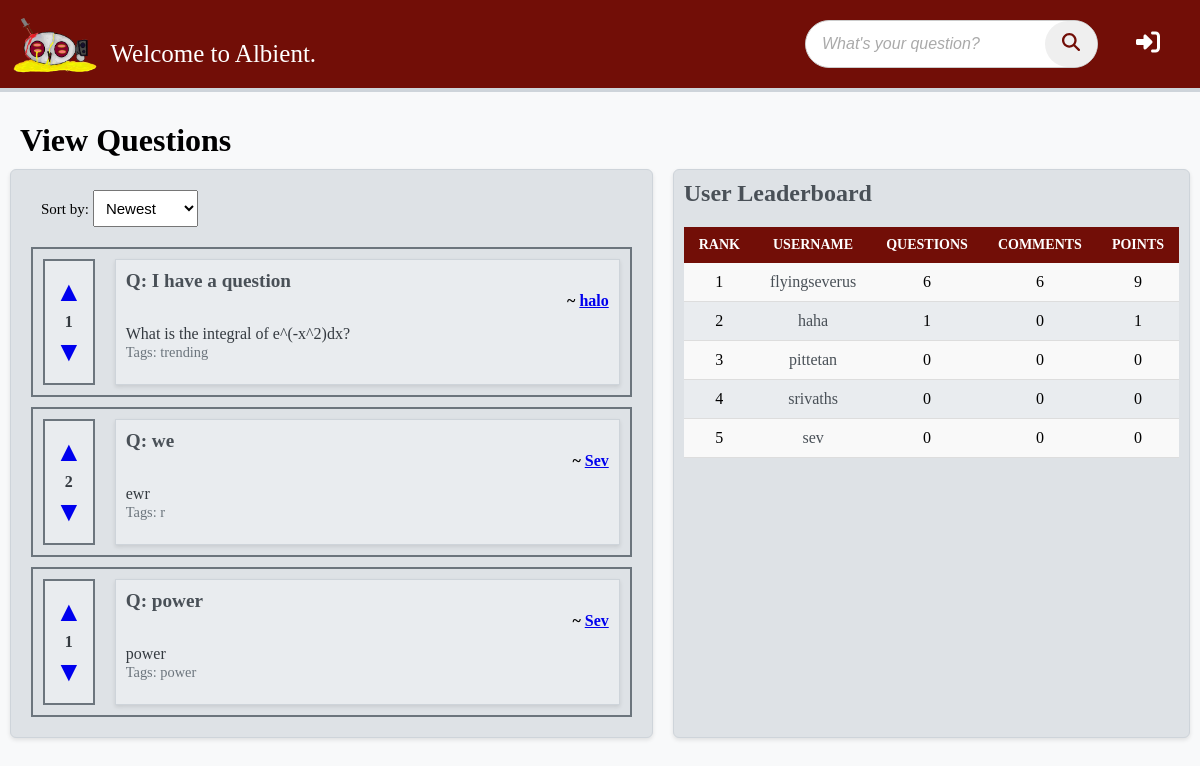
Before: / with the older database file.
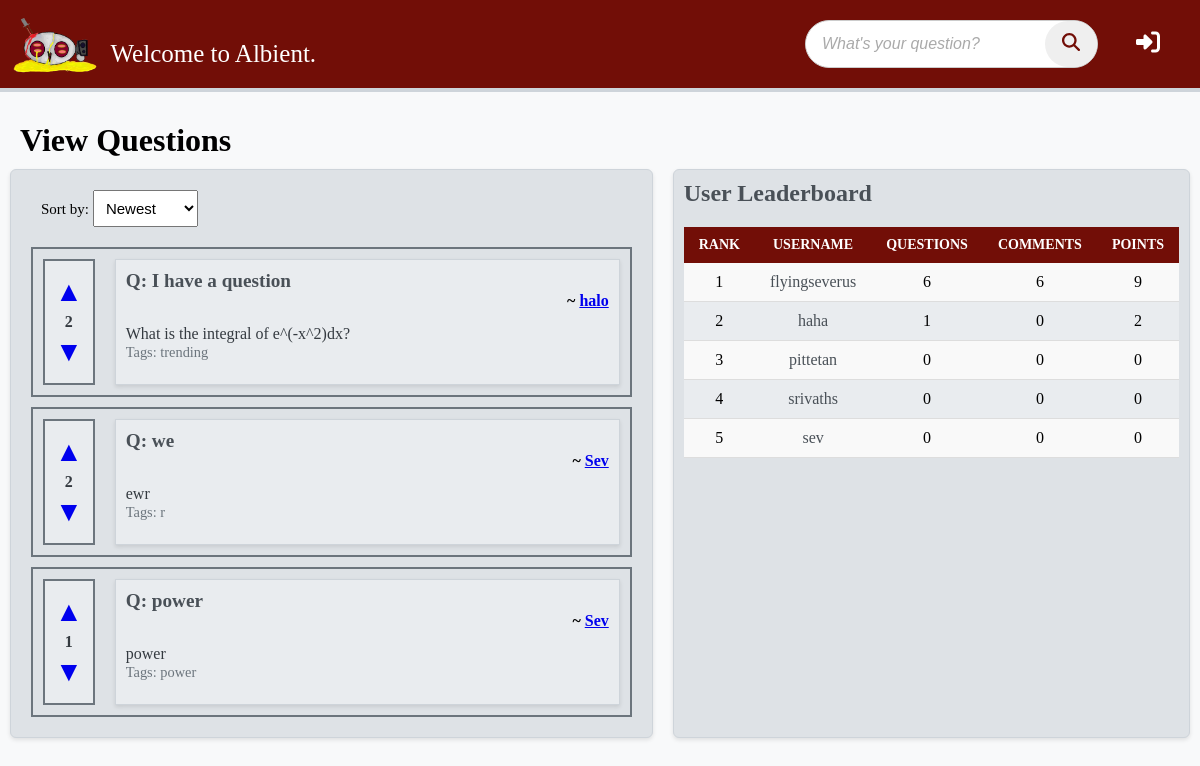
After: the same page with the newer database file.
### albient/models.py (models this page shows)
class Question(db.Model):
    id = sa.Column(sa.Integer, primary_key=True, unique=True)
    title = sa.Column(sa.String(64))
    content = sa.Column(sa.Text)
    user_id = sa.Column(sa.Integer, sa.ForeignKey("user.id"))
    comments = relationship("Comment", backref="question", lazy=True)
    tags = sa.Column(sa.String(32))
    votes = sa.Column(sa.Integer, default=0)
    is_resolved = sa.Column(sa.Boolean, default=False)

class User(db.Model, UserMixin):
    id = sa.Column(sa.Integer, primary_key=True, unique=True)
    role_id = sa.Column(sa.Integer, default=0)  # 0 for normal users, 1 for admin
    email = sa.Column(sa.String(320))
    username = sa.Column(sa.String(64), nullable=False, unique=True)
    display_name = sa.Column(sa.String(32))
    password = sa.Column(sa.String(64), nullable=False)
    rep_points = sa.Column(sa.Integer)
    questions = relationship("Question", backref="op", lazy=True)
    replies = relationship("Comment", backref="op", lazy=True)

### albient/routes.py (the view, shortened to what this page needs)
@app.route("/home")
@app.route("/")
def home():
    sort_by = request.args.get("sort_by", "id")
    leaderboard_data = (
        db.session.query(
            User.id,
            User.username,
            func.count(Question.id).label("questions_asked"),
            func.count(Comment.id).label("comments_made"),
            func.sum(Question.votes).label("total_votes_received"),
        )
        .outerjoin(Question, User.id == Question.user_id)
        .outerjoin(Comment, User.id == Comment.user_id)
        .group_by(User.id)
        .order_by(func.sum(Question.votes).desc())
        .all()
    )
    if sort_by == "popularity":
        questions = Question.query.order_by(Question.votes.desc()).all()
    else:
        questions = Question.query.order_by(Question.id.desc()).all()
    return render_template(
        "home.html", questions=questions, leaderboard_data=leaderboard_data
    )

### albient/templates/home.html (shortened to what this page needs)
{% extends 'base.html' %}
{% block content %}
  <h1>View Questions</h1>
  <div class="parent">
    <div class="view_questions">
      <form method="get" action="{{ url_for('home') }}" class="sort-form">
        <label for="sort_by">Sort by:</label>
        <select id="sort_by" name="sort_by" onchange="this.form.submit()">
            <option value="id" {% if request.args.get('sort_by') == 'id' %}selected{% endif %}>Newest</option>
        </select>
      </form>
      {% for question in questions %}
      <div class="question">
        <div class="vote-buttons">
            <a class="vote-button upvote-icon" href="{{url_for('upvote_post', post_id=question.id, del=1) }}" >&#9650;</a>
            <span>{{ question.votes }}</span>
            <a class="vote-button downvote-icon" href="{{url_for('upvote_post', post_id=question.id, del=-1) }}">&#9660;</a>
        </div>
        <div class="notvotebuttons">
          <a href="{{ url_for('view_question', id=question.id) }}" class="question-title">Q: {{ question.title }}</a>
          <h4>~ <a href="{{ url_for('view_user', username=question.op.username)}}">{{ question.op.display_name }}</a> </h4>
          <p>{{ question.content }}</p>
          <small>Tags: {{ question.tags }}</small>
        </div>
      </div>
      {% endfor %}
    </div>
    <div class="ask_questions">
        <h2>User Leaderboard</h2>
        <table class="leaderboard">
          <thead>
              <tr>
                  <th>Rank</th>
                  <th>Username</th>
                  <th>Questions </th>
                  <th>Comments </th>
                  <th>Points</th>
              </tr>
          </thead>
          <tbody>
              {% for user in leaderboard_data %}
              <tr>
                  <td>{{ loop.index }}</td>
                  <td>
                    <a href="{{ url_for('view_user', username=user.username) }}">{{ user.username }}</a>
                  </td>
                  <td>{{ user.questions_asked or 0 }}</td>
                  <td>{{ user.comments_made or 0 }}</td>
                  <td>{{ user.total_votes_received or 0 }}</td>
              </tr>
              {% endfor %}
          </tbody>
      </table>
    </div>
  </div>
{% endblock %}

Changed rows visible on the page:
changed Question "I have a question": votes "1" → "2"
computed for User "haha": total_votes_received "1" → "2"
